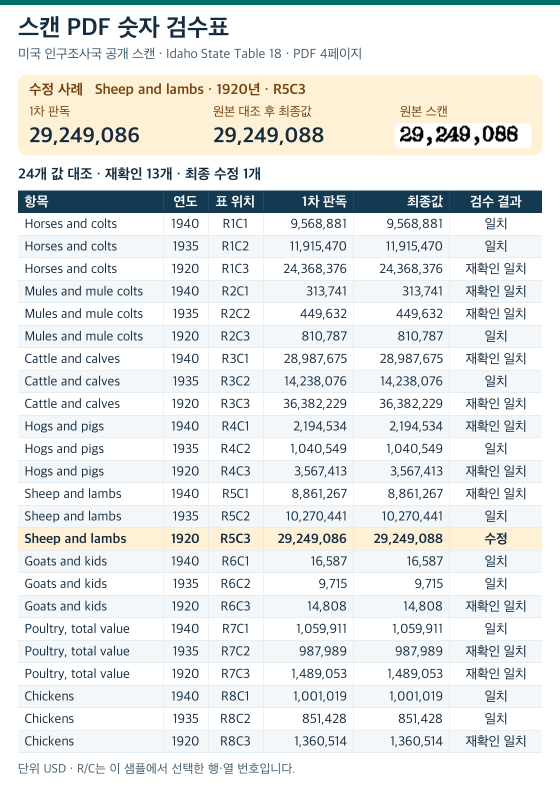
#> input picture generated_images/kmong-listing-samples-v2/pdf-number-review.png, 1120 x 1575 px (shown at 1/2 size)
$ python -i scanned_pdf_holdout_numeric_read.py   (imports and definitions only)
#> lines starting #> are read from the running program, lines starting #| are printed output that depends on the picture
"""Frozen source-only numeric diagnostic; no CSV, draft or truth manifest access."""
import hashlib
import json
import os
from pathlib import Path
import subprocess
import sys

from PIL import Image, ImageOps, __version__ as pillow_version

ROOT = Path(__file__).resolve().parents[1]
GEOMETRY = ROOT / 'src/scanned_pdf_experiment/holdout_numeric_geometry.json'
RUNNER = ROOT / 'scripts/scanned_pdf_pilot_ocr.cjs'
MODEL = Path.home() / 'Downloads/eng.traineddata'
MODULES = Path(os.environ.get('CODEX_PRIMARY_RUNTIME_NODE_MODULES') or Path.home() / '.cache/codex-runtimes/codex-primary-runtime/dependencies/node/node_modules')


def digest(path):
    return hashlib.sha256(path.read_bytes()).hexdigest()


def boxes(scope, size):
    sx, sy = size[0] / scope['view_width'], size[1] / scope['view_height']
    for i, y in enumerate(scope['centers']):
        for j, (left, right) in enumerate(scope['columns']):
            center = y + scope.get('column_y_offsets', [0, 0, 0])[j]
            half = scope['half_height']
            box = tuple(round(v*s) for v,s in zip((left, center-half, right, center+half), (sx,sy,sx,sy)))
            if not (0 <= box[0] < box[2] <= size[0] and 0 <= box[1] < box[3] <= size[1]):
                raise ValueError('Invalid cell crop')
            yield i, j, box


def recognize(paths, mode):
    proc = subprocess.run(['node', str(RUNNER), str(MODEL), mode, *map(str, paths)], check=True, capture_output=True, text=True, timeout=180, env={**os.environ, 'CODEX_PRIMARY_RUNTIME_NODE_MODULES': str(MODULES)})
    results = [json.loads(line) for line in proc.stdout.splitlines()]
    if len(results) != len(paths) or any(Path(r['image']) != p for r,p in zip(results, paths)):
        raise ValueError('OCR output mismatch')
    return [{'text': r['text'].strip(), 'confidence': r['confidence']} for r in results]


def main(source, out):
    specs = json.loads(GEOMETRY.read_text())['scopes']
    files = [GEOMETRY, Path(__file__), RUNNER, MODEL, ROOT/'src/scanned_pdf_experiment/numeric_reread.py', ROOT/'src/scanned_pdf_experiment/numeric_evaluation.py', ROOT/'scripts/scanned_pdf_holdout_numeric_evaluate.py']
    files += sorted(p for m in ('tesseract.js', 'tesseract.js-core') for p in (MODULES/m).rglob('*') if p.is_file() and (p.suffix in ('.js', '.wasm') or p.name == 'package.json'))
    sources = {s['id']: source / f"{s['id']}-crop-{s['crop']}.png" for s in specs}
    out.mkdir(exist_ok=False)
    freeze = {'status':'EXPLORATORY_SAME_ENGINE_ONLY', 'node':subprocess.check_output(['node','-v'],text=True).strip(), 'pillow':pillow_version, 'hashes':{str(p):digest(p) for p in [*files,*sources.values()]}, 'first':'3x resized grayscale crop, white border 20, RAW_LINE', 'second':'original grayscale crop, SINGLE_LINE', 'fault_schedule':'row indices 0/3/6, columns 0/1/2, first numeric fallback in cyclic column order; +1000', 'read_confidence_threshold':80}
    (out/'freeze.json').write_text(json.dumps(freeze,indent=2))
    all_cells = []
    for s in specs:
        folder = out/s['id']; folder.mkdir()
        im = Image.open(sources[s['id']]).convert('L')
        cells, first_paths, raw_paths = [], [], []
        for i,j,box in boxes(s,im.size):
            raw = im.crop(box); p = folder/f'{i}-{j}.png'; raw.save(p)
            first = folder/f'{i}-{j}-first.png'; ImageOps.expand(raw.resize((raw.width*3,raw.height*3)),border=20,fill=255).save(first)
            cells.append({'id':s['id'],'row':i,'column':j,'crop_bbox':box,'crop_sha256':digest(p),'path':str(p)})
            raw_paths.append(p); first_paths.append(first)
        first = recognize(first_paths,'--raw-line')
        second = recognize(raw_paths,'--single-line')
        all_cells.extend({**cell,'first':a,'second':b} for cell,a,b in zip(cells,first,second,strict=True))
        print(s['id'],len(cells),flush=True)
    (out/'source-readings.json').write_text(json.dumps(all_cells,indent=2))


# [2 lines not run here, left out]

>>> import cv2
>>> picture = cv2.imread('../generated_images/kmong-listing-samples-v2/pdf-number-review.png', cv2.IMREAD_GRAYSCALE)
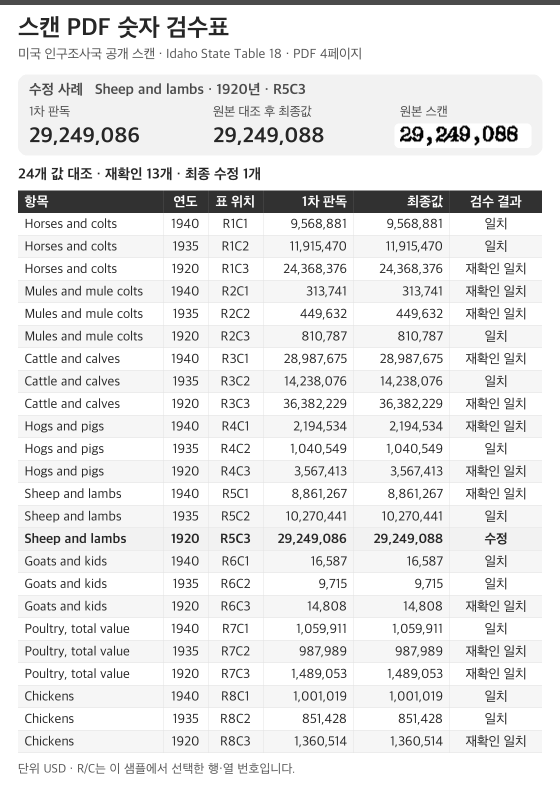
#> picture: shape (1575, 1120) (shown at 1/2 size); min 0, max 255, mean 231.6
>>> result = main(picture, 'out.png')
#> (reads src/scanned_pdf_experiment/holdout_numeric_geometry.json from the repository)
#> (the run stopped early here; a loop or call above may not have finished)
